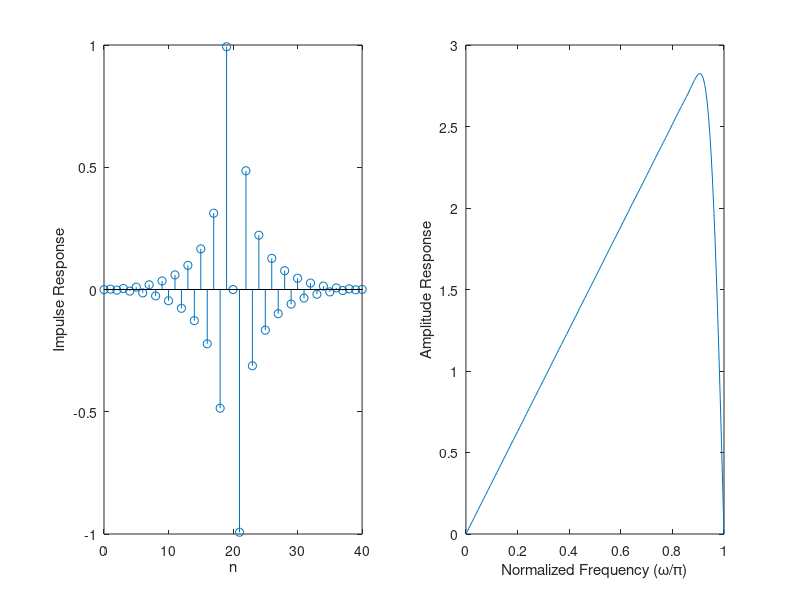

Reproduce this figure in MATLAB.
%
% Design of case 3 Differentiator
%
clear all;   % clear workspace
clc;         % clear command window
N = 41;
wp = 0.9*pi; % wp = wp1
% no need wp2
% 
%
NH = (N-1)/2;
%
%
P = zeros(NH,1);
Q = zeros(NH,NH);
for i=1:NH % 0:1:NH
    P(i) = 2*wp*cos(i*wp)/i - 2*sin(i*wp)/i^2;
    for j=1:NH
        if i==j
            Q(i,j) = 0.5*wp - 0.5*sin((i+j)*wp)/(i+j);
        else
            Q(i,j) = 0.5*sin((i-j)*wp)/(i-j) - 0.5*sin((i+j)*wp)/(i+j);
       end
    end
end
A = -0.5*inv(Q)*P;
%
%
h = zeros(N,1);
h(1:NH) = 0.5*A(NH:-1:1);
h(NH+2:N) = -0.5*A;
%
% subplot - need to show several plots simulteneously
% -high-pass filter
subplot(1,2,1);
stem(0:N-1,h);
xlabel('n');
ylabel('Impulse Response');
%
% Amplitude Response
subplot(1,2,2);
AR = abs(freqz(h,1,0:pi/200:pi));
plot(0:1/200:1,AR);
axis([0,1,0,3]);
xlabel('Normalized Frequency (\omega/\pi)');
ylabel('Amplitude Response');
%
% case 3 don't need dB plots
%

